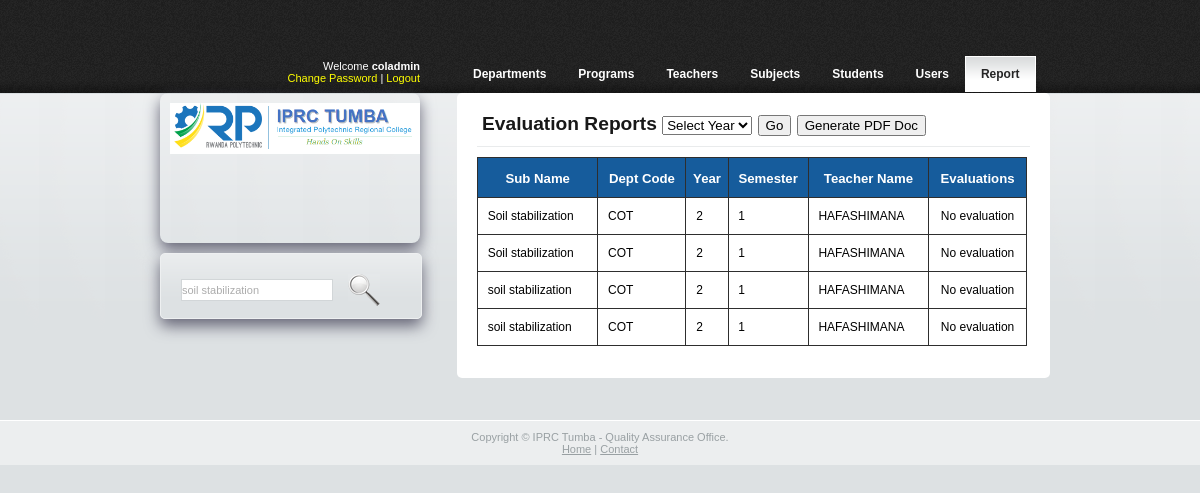
Page /admin/current_class_wise2.php?keyword=soil stabilization  (signed in) on the committed database.
### tables this page shows
CREATE TABLE `tbl_subject` (
  `subject_id` int(10) UNSIGNED NOT NULL,
  `subject_ac_year` varchar(10) NOT NULL,
  `subject_name` varchar(50) DEFAULT NULL,
  `subject_code` varchar(20) NOT NULL,
  `subject_year` varchar(20) NOT NULL,
  `subject_semester` int(10) NOT NULL,
  `subject_group` varchar(1) DEFAULT NULL,
  `subject_department_id` int(10) NOT NULL,
  `subject_teacher_id` int(10) DEFAULT NULL
);

CREATE TABLE `tbl_department` (
  `department_id` int(10) UNSIGNED NOT NULL,
  `department_code` varchar(10) NOT NULL,
  `department_name` varchar(50) NOT NULL
);

CREATE TABLE `tbl_teacher` (
  `teacher_id` int(10) UNSIGNED NOT NULL,
  `teacher_first_name` varchar(30) NOT NULL,
  `teacher_last_name` varchar(30) NOT NULL,
  `teacher_emp_code` varchar(20) DEFAULT NULL,
  `teacher_department_id` int(20) NOT NULL
);

### admin/current_class_wise2.php (the view, shortened to what this page needs)
<?php
include "../admin/includes/dbConnectPDO.php";
require_once("includes/functions.php");
$acc_year = "";
?>
<!DOCTYPE html PUBLIC "-//W3C//DTD XHTML 1.0 Transitional//EN" "http://www.w3.org/TR/xhtml1/DTD/xhtml1-transitional.dtd">
<html xmlns="http://www.w3.org/1999/xhtml">
    <head>
        <link rel="stylesheet" type="text/css" href="css/style.css" />
    </head>
    <body>
        <div class="main">
            <?php
            echo plotHeaderMenuInfo("current_class_wise.php");
            print "<form name=\"frm\" action=\"".$_SERVER['PHP_SELF']."\"  method=\"POST\" >";
            ?>
            <div class="body">
                <div class="main_body">
                    <h2>Evaluation Reports
					<select title="Select year" name="s_year">
						<option value="0">Select Year</option>
					</select>
						<button name="go">Go</button>
						<button name="print">Generate PDF Doc</button></h2>
                    <table id='listEntries' width="550" border="1" cellspacing="0" cellpadding="0" bordercolor="#CCCCCC" style="border-collapse:collapse;">
                        <?php
                        $keyword = mysql_real_escape_string(trim($_GET['keyword']));
                        $searchQry = "SELECT *
								FROM tbl_subject
								INNER JOIN tbl_department ON tbl_subject.`subject_department_id` = tbl_department.department_id
								INNER JOIN tbl_teacher ON tbl_subject.`subject_teacher_id` = tbl_teacher.`teacher_id` WHERE
								tbl_subject.`subject_name` LIKE '{$keyword}%' OR
								tbl_subject.`subject_code` LIKE '{$keyword}%'
								ORDER BY subject_id DESC";
                        $searchRes = mysql_query($searchQry);
                        $searchNumRows = mysql_num_rows($searchRes);
                        if (!$searchNumRows)
							{
                            echo '<tr>
                <td height="30" colspan="3" align="center"><strong style="color:red;">Search Not Found</strong></td>
              </tr>';
							} else {
                        ?>
                            <tr>
                                <th height="30" align="center"><strong>Sub Name</strong></td>
                                    <th height="30" align="center"><strong>Dept Code</strong></td>
                                        <th height="30" align="center"><strong>Year</strong></td>
                                            <th height="30" align="center"><strong>Semester</strong></td>
                                                <th height="30" align="center"><strong>Teacher Name</strong></td>
                                                    <th align="center"><strong>Evaluations</strong></td>
                                                        </tr>
                                                    <?php
                                                    while ($searchArr = mysql_fetch_assoc($searchRes)) {
                                                    ?>
                                                        <tr>
                                                        <td height="30">&nbsp;
                                                            <?php
                                                            echo $searchArr["subject_name"];
                                                            ?>
                                                        </td>
                                                        <td height="30">&nbsp;
                                                            <?php
                                                            echo $searchArr["department_code"];
                                                            ?>
                                                        </td>
                                                        <td height="30">&nbsp;
                                                            <?php
                                                            echo $searchArr["subject_year"];
                                                            ?>
                                                        </td>
                                                        <td height="30">&nbsp;
                                                            <?php
                                                            echo $searchArr["subject_semester"];
                                                            ?>
                                                        </td>
                                                        <td height="30">&nbsp;
                                                            <?php
                                                            echo $searchArr["teacher_first_name"];
                                                            ?>
                                                        </td>
                                                        <td align="center">
                                                            <?php
                                                            $link = hasEvaluationData($searchArr["subject_id"], $acc_year);
                                                            if ($link) {
                                                            ?>
                                                                <a href="feedback.php?id=<?php echo $searchArr["subject_id"]; ?>&acc_year=<?php echo $acc_year; ?>">View<?php echo $acc_year; ?></a>
                                                             <!--   <a href="#?id=<?php echo $searchArr["subject_id"] ?>">
                                                                <?php echo $acc_year - 1; ?>
                                                            </a> |
                                                            <a href="#?id=<?php echo $searchArr["subject_id"] ?>">
                                                                <?php echo $acc_year - 2; ?>
                                                            </a> -->
                                                            <?php
                                                            } else {
                                                            ?>
                                                                No evaluation
                                                            <?php
                                                            }
                                                            ?>
                                                        </td>
                                                    </tr>
                                                    <?php
                                                        }
                                                    }
                                                    ?>
                                                    </table>
                                                    <p>&nbsp;</p>
                                                    </div>
                                                    <?php
                                                    echo plotLogoDiv();
                                                    echo plotSearchDiv('current_class_wise.php');
                                                    ?>
                                                    </div>
                                                    <br/><br/>
                                                    </div>
                                                    <?php
                                                    echo plotFooterDiv();
                                                    ?>
                                                    </body>
                                                    </html>

### admin/css/style.css (style rules this page uses)
body { margin:0; padding:0; background: none; width:100%; background:#fafbfb url(../images/bg.gif) top repeat-x; font:12px Arial, Helvetica, sans-serif }
html { padding:0; margin:0; }
.main { width:900px; padding:0; margin:0 auto; }
.body { width:900px; margin:0; padding:0; }
.body h2 { font: normal 24px Arial, Helvetica, sans-serif; color:#181818; padding:10px 5px; margin:10px 0 10px 0; border-bottom:1px solid #e9ebec; }
.body p { font:normal 11px Arial, Helvetica, sans-serif; color:#232323; padding:0; margin:10px 0; }
.main_body { width :553px; padding :0 20px; margin :0; float :right; background :#fff; border-radius : 5px; -webkit-transition :-webkit-box-shadow 1s linear; -moz-transition :-moz-box-shadow 1s linear; }
.main_body h2 { font-family: "Trebuchet MS", sans-serif;font-size: 1.6em;font-weight:bold; }
#listEntries { font-family : "Trebuchet MS", Arial, Helvetica, sans-serif; border-collapse : collapse; -webkit-transition : -webkit-box-shadow 1s linear; -moz-transition : -webkit-box-shadow 1s linear; }
#listEntries td, #listEntries th { font-size:1em; border:1px solid #2E2E2E; padding:3px; }
#listEntries th { font-size:1.1em; text-align:center; padding-top:5px; padding-bottom:4px; background-color:#165C9C; color:#FFF; }

### rows in the picture
tbl_subject: subject_name "Soil stabilization", tbl_department.department_code "COT", subject_year "2", subject_semester "1", tbl_teacher.teacher_first_name "HAFASHIMANA"
tbl_subject: subject_name "Soil stabilization", tbl_department.department_code "COT", subject_year "2", subject_semester "1", tbl_teacher.teacher_first_name "HAFASHIMANA"
tbl_subject: subject_name "soil stabilization", tbl_department.department_code "COT", subject_year "2", subject_semester "1", tbl_teacher.teacher_first_name "HAFASHIMANA"
tbl_subject: subject_name "soil stabilization", tbl_department.department_code "COT", subject_year "2", subject_semester "1", tbl_teacher.teacher_first_name "HAFASHIMANA"

### other values in the picture
$_SESSION['u_utype'] "coladmin"
$menuName "Departments"
$menuName "Programs"
$menuName "Teachers"
$menuName "Subjects"
$menuName "Students"
$menuName "Users"
$menuName "Report"
